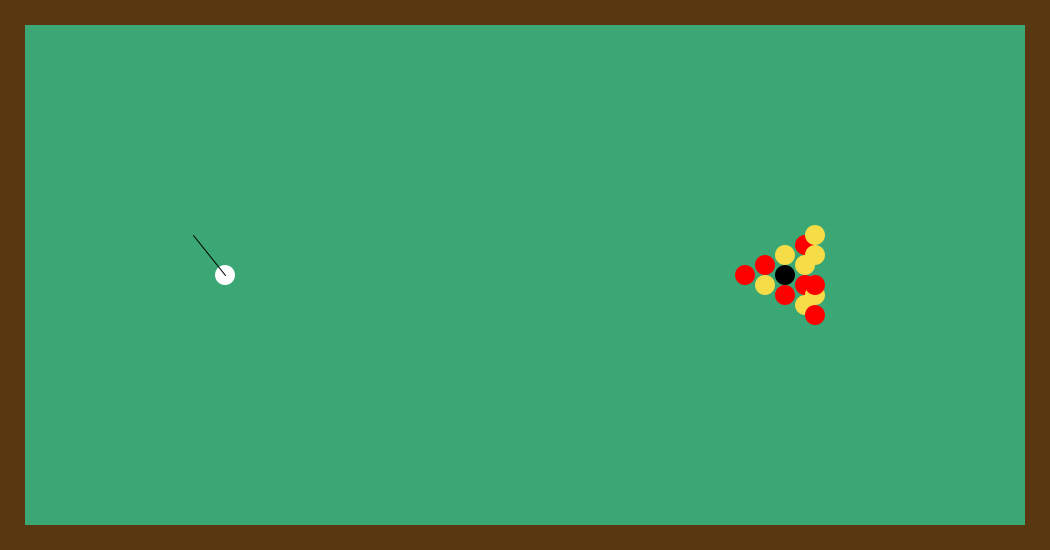
Frame 1 (no input)
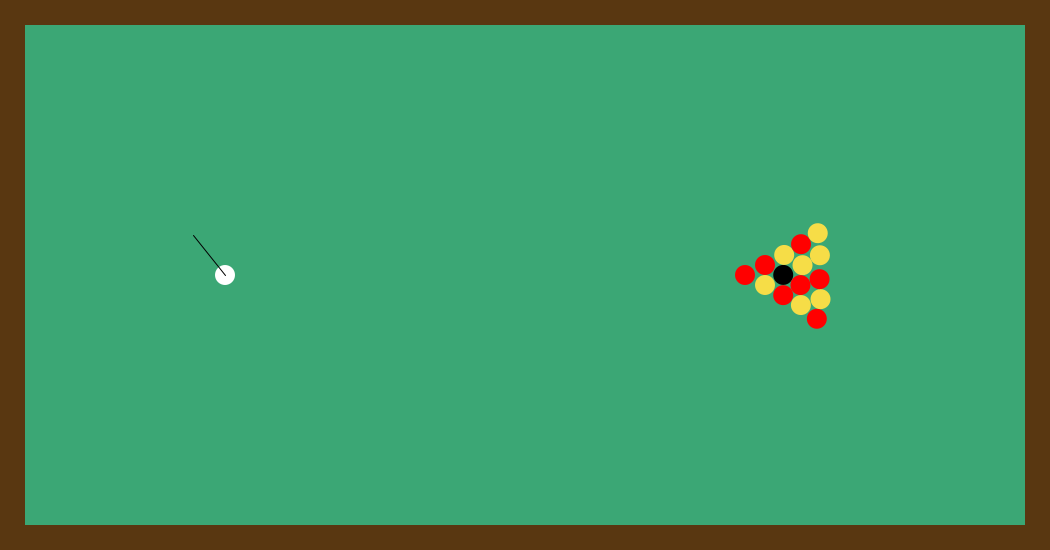
Frame 60 (the mouse pressed at the canvas centre just before this capture)
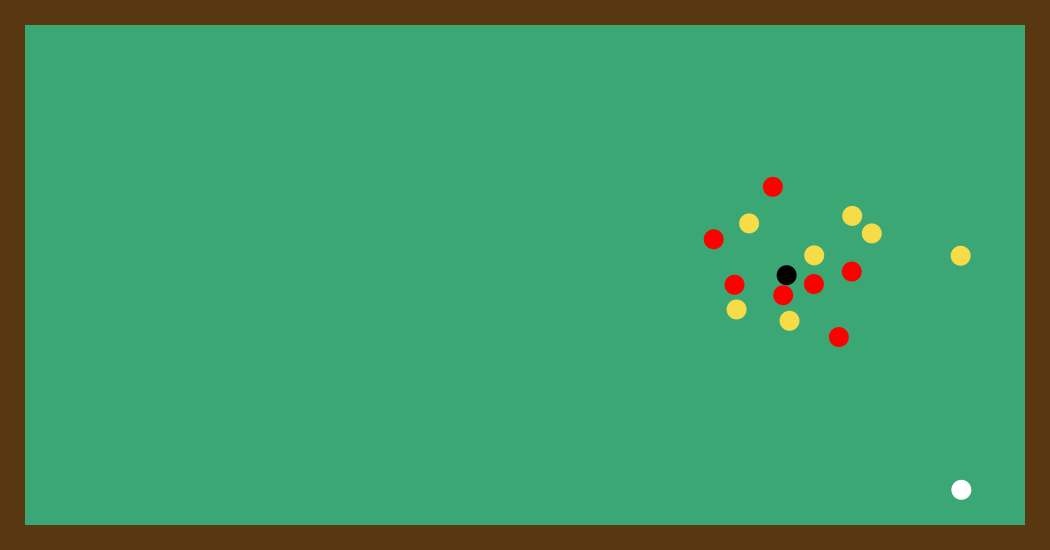
Frame 120 (the mouse held since frame 60 and released just before this capture)

The Processing sketch that drew these frames (run headless with seeded random() and noise(); from frame 60 on, the mouse is pressed at the canvas centre):

// Processing sketch: Pool
// ── Pool.pde
int Width = 1000;
int Height = 500;
int Border = 25;
int BallRadius = 10;
float Angle = 0;

Ball Balls[];
Cue CueBall;

void setup() {
  size(1050, 550);
  Setup();
}

void draw() {
  noStroke();
  background(#593711);
  pushMatrix();
  translate(Border, Border);
  fill(#3BA775);
  rect(0, 0, Width, Height);
  for (int i = 0; i < Balls.length; i++) {
    Balls[i].Show();
    Balls[i].Update();
    Balls[i].CheckWall();
  }
  CueBall.Show();
  CueBall.Update();
  CueBall.CheckWall();

  for (int i = 0; i < Balls.length; i++) {
    CueBall.CheckCollision(Balls[i]);
  }

  for (int i = 0; i < Balls.length; i++) {
    for (int j = i+1; j < Balls.length; j++) {
      Balls[i].CheckCollision(Balls[j]);
    }
  }
  boolean Shoot = true;
  if (CueBall.Velocity.mag() >= 0.02) {
    Shoot = false;
  }
  for (int i = 0; i < Balls.length; i++) {
    if (Balls[i].Velocity.mag() >= 0.02) {
      Shoot = false;
    }
  }
  if (Shoot) {
    Shooting();
  }
  popMatrix();
}


void Setup() {
  noStroke();
  ellipseMode(CENTER);
  Balls = new Ball[15];
  CueBall = new Cue(200, Height/2);

  Balls[0] = new Ball(Width-200-BallRadius*8, Height/2, "Red");
  Balls[1] = new Ball(Width-200-BallRadius*6, Height/2+BallRadius, "Yellow");
  Balls[2] = new Ball(Width-200-BallRadius*6, Height/2-BallRadius, "Red");
  Balls[3] = new Ball(Width-200-BallRadius*4, Height/2+BallRadius*2, "Red");
  Balls[4] = new Ball(Width-200-BallRadius*4, Height/2, "Black");
  Balls[5] = new Ball(Width-200-BallRadius*4, Height/2-BallRadius*2, "Yellow");
  Balls[6] = new Ball(Width-200-BallRadius*2, Height/2-BallRadius*3, "Red");
  Balls[7] = new Ball(Width-200-BallRadius*2, Height/2-BallRadius, "Yellow");
  Balls[8] = new Ball(Width-200-BallRadius*2, Height/2+BallRadius*3, "Yellow");
  Balls[9] = new Ball(Width-200-BallRadius*2, Height/2+BallRadius, "Red");
  Balls[10] = new Ball(Width-200-BallRadius, Height/2+BallRadius*4, "Red");
  Balls[11] = new Ball(Width-200-BallRadius, Height/2+BallRadius*2, "Yellow");
  Balls[12] = new Ball(Width-200-BallRadius, Height/2+BallRadius, "Red");
  Balls[13] = new Ball(Width-200-BallRadius, Height/2-BallRadius*2, "Yellow");
  Balls[14] = new Ball(Width-200-BallRadius, Height/2-BallRadius*4, "Yellow");
}

void Shooting() {
  float Angle = HALF_PI-atan2(mouseX-CueBall.Position.x,mouseY-CueBall.Position.y);
  stroke(0);
  line(CueBall.Position.x,CueBall.Position.y,CueBall.Position.x+50*cos(Angle),CueBall.Position.y+ 50*sin(Angle));
  if (mousePressed) {
    CueBall.Velocity = new PVector(20*cos(Angle),20*sin(Angle));
  }
}

// ── Ball_Class.pde
class Ball {
  PVector Position;
  PVector Velocity;
  float Radius;
  float Mass;
  color Colour;

  Ball(float X, float Y, String Col) {
    Position = new PVector(X, Y);
    Velocity = new PVector(0, 0);
    Radius = BallRadius;
    Mass = 3;
    Colour = color(#F6DD47);
    if (Col.equals("Red")) {
      Colour = color(255, 0, 0);
    } else if (Col.equals("Black")) {
      Colour = color(0);
    }
  }

  void Show() {
    fill(Colour);
    ellipse(Position.x, Position.y, Radius*2, Radius*2);
  }

  void Update() {
    Position.add(Velocity);
    Velocity.mult(0.99);
  }

  void CheckCollision(Ball Colliding) {
    if (sq(Position.x-Colliding.Position.x) + sq(Position.y-Colliding.Position.y) <= sq(Radius+Colliding.Radius)) {
      float DistanceX = Colliding.Position.x-Position.x;
      float DistanceY = Colliding.Position.y-Position.y;
      float Dist = sqrt(DistanceX * DistanceX + DistanceY * DistanceY);
      float normalX = DistanceX / Dist;
      float normalY = DistanceY / Dist;
      float midpointX = (Position.x + Colliding.Position.x) / 2;
      float midpointY = (Position.y + Colliding.Position.y) / 2;
      Position.x = midpointX - normalX * Radius;
      Position.y = midpointY - normalY * Radius;
      Colliding.Position.x = midpointX + normalX * Colliding.Radius;
      Colliding.Position.y = midpointY + normalY * Colliding.Radius;
      float dVector = (Velocity.x - Colliding.Velocity.x) * normalX;
      dVector += (Velocity.y - Colliding.Velocity.y) * normalY;
      float dvx = dVector * normalX;
      float dvy = dVector * normalY;
      Velocity.x -= dvx;
      Velocity.y -= dvy;
      Colliding.Velocity.x += dvx;
      Colliding.Velocity.y += dvy;
    }
  }

  void CheckWall() {
    if (Position.x + Velocity.x - Radius < 0 || Position.x + Velocity.x + Radius > Width) {
      Velocity.x *= -1;
    }
    if (Position.y + Velocity.y - Radius < 0 || Position.y + Velocity.y + Radius > Height) {
      Velocity.y *= -1;
    }
  }
}

// ── Cue_Class.pde
class Cue {
  PVector Position;
  PVector Velocity;
  float Radius;
  float Mass;

  Cue(float X, float Y) {
    Position = new PVector(X, Y);
    Velocity = new PVector(0, 0);
    Radius = BallRadius;
    Mass = 3;
  }

  void Show() {
    fill(255);
    ellipse(Position.x, Position.y, Radius*2, Radius*2);
  }

  void Update() {
    Position.add(Velocity);
    Velocity.mult(0.99);
  }

  void CheckCollision(Ball Colliding) {
    if (sq(Position.x-Colliding.Position.x) + sq(Position.y-Colliding.Position.y) <= sq(Radius+Colliding.Radius)) {
      float DistanceX = Colliding.Position.x-Position.x;
      float DistanceY = Colliding.Position.y-Position.y;
      float Dist = sqrt(DistanceX * DistanceX + DistanceY * DistanceY);
      float normalX = DistanceX / Dist;
      float normalY = DistanceY / Dist;
      float midpointX = (Position.x + Colliding.Position.x) / 2;
      float midpointY = (Position.y + Colliding.Position.y) / 2;
      Position.x = midpointX - normalX * Radius;
      Position.y = midpointY - normalY * Radius;
      Colliding.Position.x = midpointX + normalX * Colliding.Radius;
      Colliding.Position.y = midpointY + normalY * Colliding.Radius;
      float dVector = (Velocity.x - Colliding.Velocity.x) * normalX;
      dVector += (Velocity.y - Colliding.Velocity.y) * normalY;
      float dvx = dVector * normalX;
      float dvy = dVector * normalY;
      Velocity.x -= dvx;
      Velocity.y -= dvy;
      Colliding.Velocity.x += dvx;
      Colliding.Velocity.y += dvy;
    }
  }
  
  void CheckWall() {
    if (Position.x + Velocity.x - Radius < 0 || Position.x + Velocity.x + Radius > Width) {
      Velocity.x *= -1;
    }
    if (Position.y + Velocity.y - Radius < 0 || Position.y + Velocity.y + Radius > Height) {
      Velocity.y *= -1;
    }
  }
}
